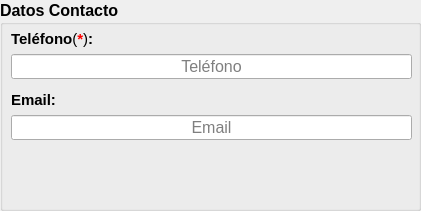
    <widget class="QGroupBox" name="groupBox_datosContacto">
     <property name="geometry">
      <rect>
       <x>20</x>
       <y>280</y>
       <width>421</width>
       <height>211</height>
      </rect>
     </property>
     <property name="minimumSize">
      <size>
       <width>421</width>
       <height>211</height>
      </size>
     </property>
     <property name="maximumSize">
      <size>
       <width>421</width>
       <height>225</height>
      </size>
     </property>
     <property name="font">
      <font>
       <pointsize>12</pointsize>
       <weight>75</weight>
       <bold>true</bold>
      </font>
     </property>
     <property name="cursor">
      <cursorShape>ArrowCursor</cursorShape>
     </property>
     <property name="autoFillBackground">
      <bool>false</bool>
     </property>
     <property name="title">
      <string>Datos Contacto</string>
     </property>
     <widget class="QLineEdit" name="input_tel">
      <property name="geometry">
       <rect>
        <x>11</x>
        <y>54</y>
        <width>401</width>
        <height>25</height>
       </rect>
      </property>
      <property name="font">
       <font>
        <pointsize>12</pointsize>
        <weight>50</weight>
        <bold>false</bold>
       </font>
      </property>
      <property name="text">
       <string/>
      </property>
      <property name="maxLength">
       <number>15</number>
      </property>
      <property name="alignment">
       <set>Qt::AlignCenter</set>
      </property>
      <property name="placeholderText">
       <string>Teléfono</string>
      </property>
     </widget>
     <widget class="QLabel" name="label_tel">
      <property name="geometry">
       <rect>
        <x>11</x>
        <y>30</y>
        <width>92</width>
        <height>18</height>
       </rect>
      </property>
      <property name="font">
       <font>
        <pointsize>11</pointsize>
        <weight>75</weight>
        <bold>true</bold>
        <underline>false</underline>
       </font>
      </property>
      <property name="text">
       <string>&lt;html&gt;&lt;head/&gt;&lt;body&gt;&lt;p&gt;Teléfono&lt;span style=&quot; font-weight:400;&quot;&gt;(&lt;/span&gt;&lt;span style=&quot; color:#ff0000;&quot;&gt;*&lt;/span&gt;&lt;span style=&quot; font-weight:400;&quot;&gt;)&lt;/span&gt;:&lt;/p&gt;&lt;/body&gt;&lt;/html&gt;</string>
      </property>
     </widget>
     <widget class="QLabel" name="label_email">
      <property name="geometry">
       <rect>
        <x>11</x>
        <y>91</y>
        <width>46</width>
        <height>18</height>
       </rect>
      </property>
      <property name="font">
       <font>
        <pointsize>11</pointsize>
        <weight>75</weight>
        <bold>true</bold>
        <underline>false</underline>
       </font>
      </property>
      <property name="text">
       <string>Email:</string>
      </property>
     </widget>
     <widget class="QLineEdit" name="input_email">
      <property name="geometry">
       <rect>
        <x>11</x>
        <y>115</y>
        <width>401</width>
        <height>25</height>
       </rect>
      </property>
      <property name="font">
       <font>
        <pointsize>12</pointsize>
        <weight>50</weight>
        <bold>false</bold>
       </font>
      </property>
      <property name="text">
       <string/>
      </property>
      <property name="maxLength">
       <number>40</number>
      </property>
      <property name="alignment">
       <set>Qt::AlignCenter</set>
      </property>
      <property name="placeholderText">
       <string>Email</string>
      </property>
     </widget>
    </widget>
